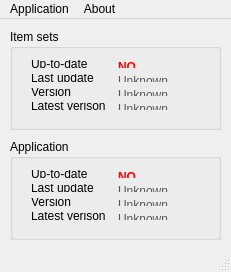
<?xml version="1.0" encoding="UTF-8"?>
<ui version="4.0">
 <class>MainWindow</class>
 <widget class="QMainWindow" name="MainWindow">
  <property name="geometry">
   <rect>
    <x>0</x>
    <y>0</y>
    <width>231</width>
    <height>272</height>
   </rect>
  </property>
  <property name="minimumSize">
   <size>
    <width>231</width>
    <height>272</height>
   </size>
  </property>
  <property name="maximumSize">
   <size>
    <width>231</width>
    <height>272</height>
   </size>
  </property>
  <property name="windowTitle">
   <string>Itemizator</string>
  </property>
  <widget class="QWidget" name="centralWidget">
   <widget class="QGroupBox" name="groupBox_Data">
    <property name="geometry">
     <rect>
      <x>10</x>
      <y>10</y>
      <width>211</width>
      <height>101</height>
     </rect>
    </property>
    <property name="sizePolicy">
     <sizepolicy hsizetype="Preferred" vsizetype="Preferred">
      <horstretch>0</horstretch>
      <verstretch>0</verstretch>
     </sizepolicy>
    </property>
    <property name="title">
     <string>Item sets</string>
    </property>
    <widget class="QWidget" name="formLayoutWidget">
     <property name="geometry">
      <rect>
       <x>10</x>
       <y>20</y>
       <width>191</width>
       <height>72</height>
      </rect>
     </property>
     <layout class="QFormLayout" name="formLayout">
      <property name="horizontalSpacing">
       <number>12</number>
      </property>
      <property name="rightMargin">
       <number>0</number>
      </property>
      <item row="2" column="0">
       <widget class="QLabel" name="label">
        <property name="text">
         <string>Version</string>
        </property>
       </widget>
      </item>
      <item row="2" column="1">
       <widget class="QLabel" name="label_data_version">
        <property name="text">
         <string>&lt;html&gt;&lt;head/&gt;&lt;body&gt;&lt;p&gt;&lt;span style=&quot; color:#555555;&quot;&gt;Unknown&lt;/span&gt;&lt;/p&gt;&lt;/body&gt;&lt;/html&gt;</string>
        </property>
       </widget>
      </item>
      <item row="0" column="0">
       <widget class="QLabel" name="label_3">
        <property name="text">
         <string>Up-to-date</string>
        </property>
       </widget>
      </item>
      <item row="0" column="1">
       <widget class="QLabel" name="label_data_upToDate">
        <property name="text">
         <string>&lt;html&gt;&lt;head/&gt;&lt;body&gt;&lt;p&gt;&lt;span style=&quot; font-weight:600; color:#ff0000;&quot;&gt;NO&lt;/span&gt;&lt;/p&gt;&lt;/body&gt;&lt;/html&gt;</string>
        </property>
       </widget>
      </item>
      <item row="1" column="0">
       <widget class="QLabel" name="label_5">
        <property name="text">
         <string>Last update</string>
        </property>
       </widget>
      </item>
      <item row="1" column="1">
       <widget class="QLabel" name="label_data_lastUpdate">
        <property name="text">
         <string>&lt;html&gt;&lt;head/&gt;&lt;body&gt;&lt;p&gt;&lt;span style=&quot; color:#555555;&quot;&gt;Unknown&lt;/span&gt;&lt;/p&gt;&lt;/body&gt;&lt;/html&gt;</string>
        </property>
       </widget>
      </item>
      <item row="3" column="0">
       <widget class="QLabel" name="label_13">
        <property name="text">
         <string>Latest verison</string>
        </property>
       </widget>
      </item>
      <item row="3" column="1">
       <widget class="QLabel" name="label_data_versionLatest">
        <property name="text">
         <string>&lt;html&gt;&lt;head/&gt;&lt;body&gt;&lt;p&gt;&lt;span style=&quot; color:#555555;&quot;&gt;Unknown&lt;/span&gt;&lt;/p&gt;&lt;/body&gt;&lt;/html&gt;</string>
        </property>
       </widget>
      </item>
     </layout>
    </widget>
   </widget>
   <widget class="QGroupBox" name="groupBox_App">
    <property name="geometry">
     <rect>
      <x>10</x>
      <y>120</y>
      <width>211</width>
      <height>101</height>
     </rect>
    </property>
    <property name="sizePolicy">
     <sizepolicy hsizetype="Expanding" vsizetype="Preferred">
      <horstretch>0</horstretch>
      <verstretch>0</verstretch>
     </sizepolicy>
    </property>
    <property name="title">
     <string>Application</string>
    </property>
    <widget class="QWidget" name="formLayoutWidget_2">
     <property name="geometry">
      <rect>
       <x>10</x>
       <y>20</y>
       <width>191</width>
       <height>72</height>
      </rect>
     </property>
     <layout class="QFormLayout" name="formLayout_2">
      <property name="horizontalSpacing">
       <number>12</number>
      </property>
      <property name="rightMargin">
       <number>0</number>
      </property>
      <item row="2" column="0">
       <widget class="QLabel" name="label_7">
        <property name="text">
         <string>Version</string>
        </property>
       </widget>
      </item>
      <item row="2" column="1">
       <widget class="QLabel" name="label_app_version">
        <property name="text">
         <string>&lt;html&gt;&lt;head/&gt;&lt;body&gt;&lt;p&gt;&lt;span style=&quot; color:#555555;&quot;&gt;Unknown&lt;/span&gt;&lt;/p&gt;&lt;/body&gt;&lt;/html&gt;</string>
        </property>
       </widget>
      </item>
      <item row="0" column="0">
       <widget class="QLabel" name="label_9">
        <property name="text">
         <string>Up-to-date</string>
        </property>
       </widget>
      </item>
      <item row="0" column="1">
       <widget class="QLabel" name="label_app_upToDate">
        <property name="text">
         <string>&lt;html&gt;&lt;head/&gt;&lt;body&gt;&lt;p&gt;&lt;span style=&quot; font-weight:600; color:#ff0000;&quot;&gt;NO&lt;/span&gt;&lt;/p&gt;&lt;/body&gt;&lt;/html&gt;</string>
        </property>
       </widget>
      </item>
      <item row="1" column="0">
       <widget class="QLabel" name="label_11">
        <property name="text">
         <string>Last update</string>
        </property>
       </widget>
      </item>
      <item row="1" column="1">
       <widget class="QLabel" name="label_app_lastUpdate">
        <property name="text">
         <string>&lt;html&gt;&lt;head/&gt;&lt;body&gt;&lt;p&gt;&lt;span style=&quot; color:#555555;&quot;&gt;Unknown&lt;/span&gt;&lt;/p&gt;&lt;/body&gt;&lt;/html&gt;</string>
        </property>
       </widget>
      </item>
      <item row="3" column="0">
       <widget class="QLabel" name="label_15">
        <property name="text">
         <string>Latest verison</string>
        </property>
       </widget>
      </item>
      <item row="3" column="1">
       <widget class="QLabel" name="label_app_versionLatest">
        <property name="text">
         <string>&lt;html&gt;&lt;head/&gt;&lt;body&gt;&lt;p&gt;&lt;span style=&quot; color:#555555;&quot;&gt;Unknown&lt;/span&gt;&lt;/p&gt;&lt;/body&gt;&lt;/html&gt;</string>
        </property>
       </widget>
      </item>
     </layout>
    </widget>
   </widget>
  </widget>
  <widget class="QMenuBar" name="menuBar">
   <property name="geometry">
    <rect>
     <x>0</x>
     <y>0</y>
     <width>231</width>
     <height>21</height>
    </rect>
   </property>
   <widget class="QMenu" name="menuAbout">
    <property name="title">
     <string>About</string>
    </property>
   </widget>
   <widget class="QMenu" name="menuUpdate">
    <property name="title">
     <string>Application</string>
    </property>
    <addaction name="actionAutoUpdate_data"/>
    <addaction name="actionUpdate_data"/>
    <addaction name="separator"/>
    <addaction name="actionAutoUpdate_client"/>
    <addaction name="actionUpdate_client"/>
    <addaction name="separator"/>
    <addaction name="actionSettings"/>
   </widget>
   <addaction name="menuUpdate"/>
   <addaction name="menuAbout"/>
  </widget>
  <widget class="QStatusBar" name="statusBar">
   <property name="statusTip">
    <string/>
   </property>
  </widget>
  <action name="actionApplication">
   <property name="text">
    <string>Application</string>
   </property>
  </action>
  <action name="actionAutoUpdate_client">
   <property name="checkable">
    <bool>true</bool>
   </property>
   <property name="enabled">
    <bool>false</bool>
   </property>
   <property name="text">
    <string>Auto-update client</string>
   </property>
  </action>
  <action name="actionUpdate_client">
   <property name="enabled">
    <bool>false</bool>
   </property>
   <property name="text">
    <string>Update client</string>
   </property>
  </action>
  <action name="actionAutoUpdate_data">
   <property name="checkable">
    <bool>true</bool>
   </property>
   <property name="text">
    <string>Auto-update item sets</string>
   </property>
  </action>
  <action name="actionUpdate_data">
   <property name="text">
    <string>Update item sets</string>
   </property>
  </action>
  <action name="actionSettings">
   <property name="enabled">
    <bool>false</bool>
   </property>
   <property name="text">
    <string>Settings</string>
   </property>
  </action>
 </widget>
 <layoutdefault spacing="6" margin="11"/>
 <resources/>
 <connections/>
</ui>
